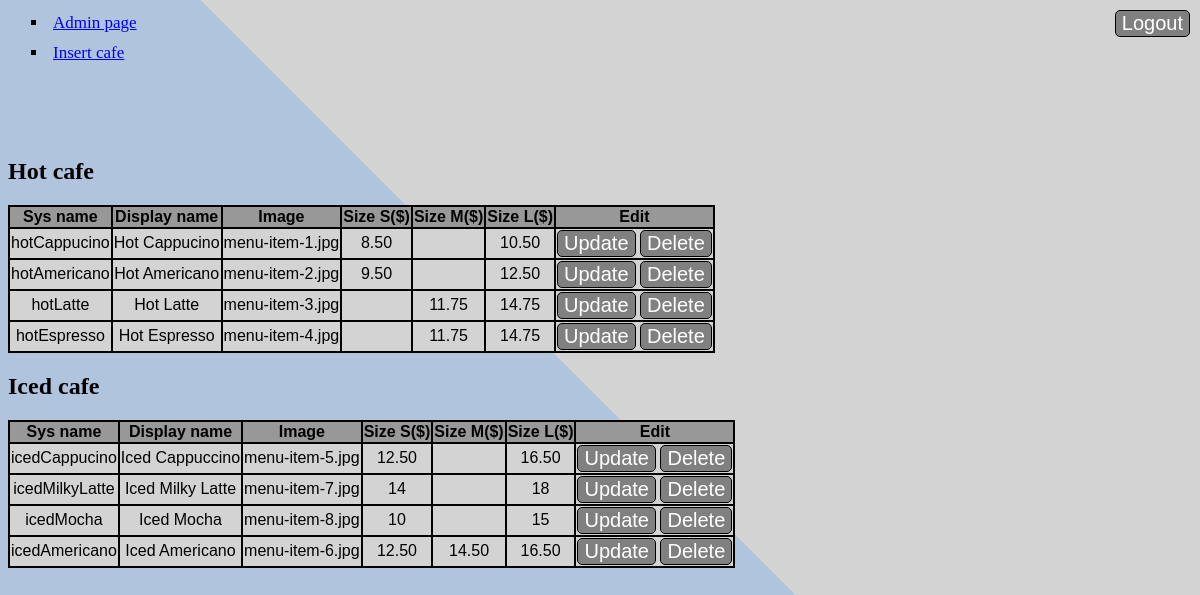
The page /Kaviaren/update_cafe_menu_page.php (signed in) on the database its author committed.
### tables this page shows
CREATE TABLE `cafe_menu` (
  `id` int(11) NOT NULL,
  `sys_name` varchar(45) NOT NULL,
  `display_name` varchar(45) NOT NULL,
  `image` varchar(45) NOT NULL,
  `size_S` varchar(45) NOT NULL,
  `size_M` varchar(45) NOT NULL,
  `size_L` varchar(45) NOT NULL,
  `created_at` datetime NOT NULL,
  `updated_at` datetime NOT NULL,
  `type` varchar(45) NOT NULL
);

### Kaviaren/DB.php (called while the page is built, shortened)
<?php
class DB
{
    private $connection;
    public function __construct($host, $dbname, $username, $password) {
        $this->host = $host;
        $this->dbname = $dbname;
        $this->username = $username;
        $this->password = $password;
        try {
            $this->connection = new \PDO('mysql:host='.$this->host.';dbname='.$this->dbname, $this->username, $this->password);
        } catch (\PDOException $e) {
            print "Error!: " . $e->getMessage() . "<br/>";
            die();
        }
    }
    public function getAllCafe($type) {
        $menus = [];
        $sql = "SELECT *
                FROM cafe_menu
                WHERE type = :type";
        try {
            $stmt = $this->connection->prepare($sql);
            $stmt->execute([':type'=>$type]);
            $result = $stmt->fetchAll();
            foreach ($result as $row) {
                $menus[] = [
                    'id' => $row['id'],
                    'sys_name' => $row['sys_name'],
                    'display_name' => $row['display_name'],
                    'image' => $row['image'],
                    'size_S' => $row['size_S'],
                    'size_M'=> $row['size_M'],
                    'size_L' => $row['size_L']
                ];
            }
            return $menus;
        } catch (\PDOException $e) {
            return $e->getMessage();
        }
    }
}

### Kaviaren/update_cafe_menu_page.php (the view, shortened to what this page needs)
<?php
include_once "DB.php";
try{
    $db = new DB('localhost', 'kaviarendb', 'root', '');
    $cafeItems = $db->getAllCafe("hot");
    $cafeItems2 = $db->getAllCafe("iced");
} catch (\PDOException $e) {
    print "Error!: " . $e->getMessage() . "<br/>";
    die();
}
?>
<body style="background: linear-gradient(45deg, lightsteelblue 50%,lightgray 50%)";>
<ul>
    <li><a href="admin.php">Admin page</a></li>
    <li><a href="insert_cafe_form.php">Insert cafe</a></li>
</ul>
<br><br><br>
<a href="logout.php"><button>Logout</button></a>
<h2>Hot cafe</h2>
<table>
    <tr>
        <th>Sys name</th>
        <th>Display name</th>
        <th>Image</th>
        <th>Size S($)</th>
        <th>Size M($)</th>
        <th>Size L($)</th>
        <th colspan="2">Edit</th>
    </tr>
    <?php
    foreach ($cafeItems as $cafe) {
        ?>
        <tr>
            <td><?php echo $cafe["sys_name"] ?></td>
            <td><?php echo $cafe["display_name"] ?></td>
            <td><?php echo $cafe["image"] ?></td>
            <td><?php echo $cafe["size_S"] ?></td>
            <td><?php echo $cafe["size_M"] ?></td>
            <td><?php echo $cafe["size_L"] ?></td>
            <td>
                <button class="btn" onclick="location.href='update_cafe_menu_form.php?id=<?php echo $cafe['id'] ?>'">Update</button>
                <button class="btn" onclick="location.href='delete_cafe.php?id=<?php echo $cafe['id'] ?>'">Delete</button>
            </td>
        </tr>
        <?php
    }
    ?>
</table>
<h2>Iced cafe</h2>
<table>
    <tr>
        <th>Sys name</th>
        <th>Display name</th>
        <th>Image</th>
        <th>Size S($)</th>
        <th>Size M($)</th>
        <th>Size L($)</th>
        <th colspan="2">Edit</th>
    </tr>
    <?php
    foreach ($cafeItems2 as $cafe) {
        ?>
        <tr>
            <td><?php echo $cafe["sys_name"] ?></td>
            <td><?php echo $cafe["display_name"] ?></td>
            <td><?php echo $cafe["image"] ?></td>
            <td><?php echo $cafe["size_S"] ?></td>
            <td><?php echo $cafe["size_M"] ?></td>
            <td><?php echo $cafe["size_L"] ?></td>
            <td>
                <button class="btn" onclick="location.href='update_cafe_menu_form.php?id=<?php echo $cafe['id'] ?>'">Update</button>
                <button class="btn" onclick="location.href='delete_cafe.php?id=<?php echo $cafe['id'] ?>'">Delete</button>
            </td>
        </tr>
        <?php
    }
    ?>
</table>

### Kaviaren/update_cafe_menu_page.php (style rules this page uses)
.btn { position: unset; top: 0px; right: 0px; }
button { background-color: grey; border: 1px solid black; font-family: "Arial"; font-size: 20px; color: white; border-radius: 5px; position: absolute; top: 10px; right: 10px; }
table, th, td { font-family: Arial; background: lightgray; border: 1px solid black; border-spacing: 0; text-align: center; }
h2 { font-family: "Arial Rounded MT Bold"; }
a { font-family: "Comic Sans MS"; font-size: 17px; }
ul { list-style-type: square; }
th { background-color: #989898; }
li { font-size: 17px; padding: 5px; }

### rows shown on the page
cafe_menu: sys_name "hotCappucino", display_name "Hot Cappucino", image "menu-item-1.jpg", size_S "8.50", size_L "10.50"
cafe_menu: sys_name "hotAmericano", display_name "Hot Americano", image "menu-item-2.jpg", size_S "9.50", size_L "12.50"
cafe_menu: sys_name "hotLatte", display_name "Hot Latte", image "menu-item-3.jpg", size_M "11.75", size_L "14.75"
cafe_menu: sys_name "hotEspresso", display_name "Hot Espresso", image "menu-item-4.jpg", size_M "11.75", size_L "14.75"
cafe_menu: sys_name "icedCappucino", display_name "Iced Cappuccino", image "menu-item-5.jpg", size_S "12.50", size_L "16.50"
cafe_menu: sys_name "icedMilkyLatte", display_name "Iced Milky Latte", image "menu-item-7.jpg", size_S "14", size_L "18"
cafe_menu: sys_name "icedMocha", display_name "Iced Mocha", image "menu-item-8.jpg", size_S "10", size_L "15"
cafe_menu: sys_name "icedAmericano", display_name "Iced Americano", image "menu-item-6.jpg", size_S "12.50", size_M "14.50", size_L "16.50"
